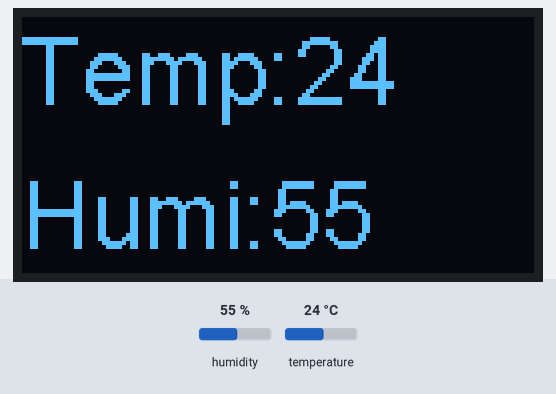
A sketch run on a simulated ESP8266 (NodeMCU). Parts: 128×64 one-colour display. The inputs (shaded band) are chosen by the test bench; at power-on: humidity 55 %, temperature 24 °C.

Above: at 1.3 s.
1.4 s: humidity set to 22 %
At 3.5 s:
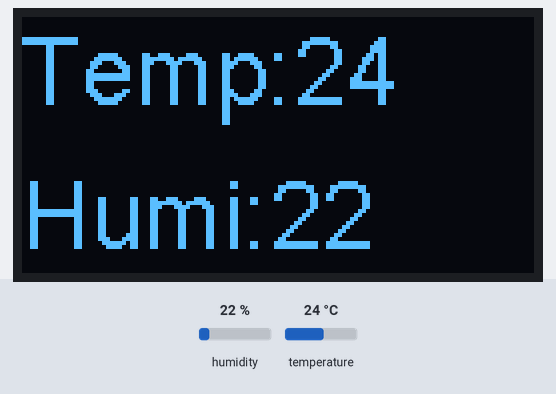
4.6 s: temperature set to 12 °C
At 8.2 s:
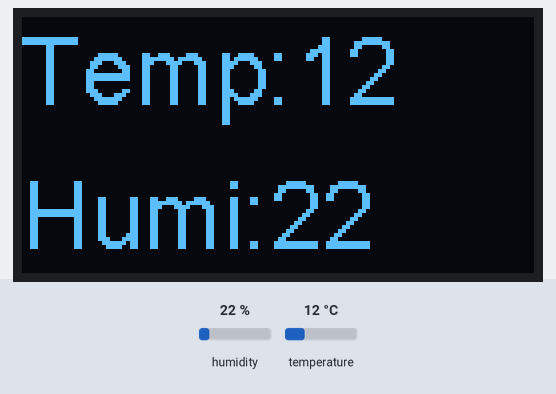
8.7 s: humidity set to 40 %
At 9.9 s:
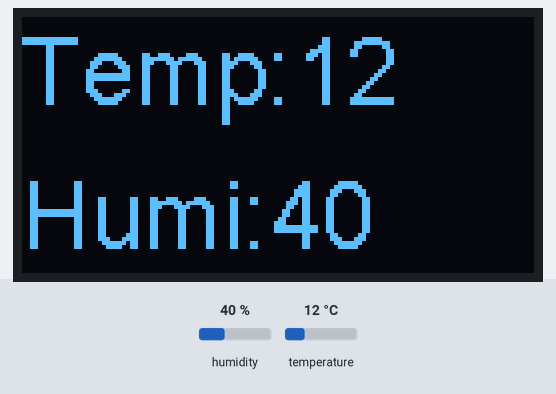
10.8 s: temperature set to 19 °C
At 14.5 s:
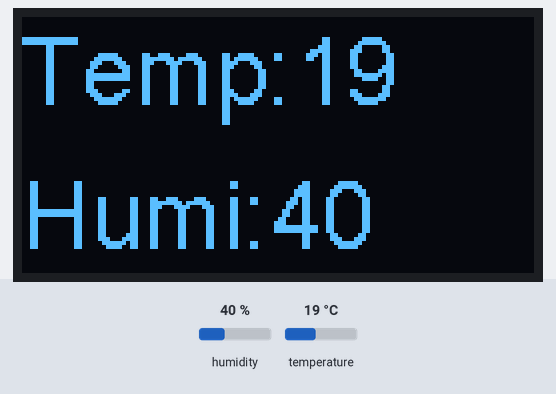
Timing chart, 0 to 15.9 s (numbered marks = the images above; inputs shaded):
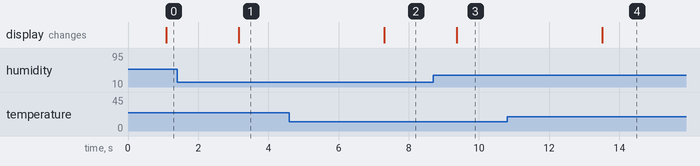

The sketch:

DHT.ino
```cpp
/* DHT11 */
#include <SSD1306.h>
#define SDA_PIN D2
#define SCL_PIN D3
SSD1306 oled(0x3c, SDA_PIN, SCL_PIN);
#if defined (ESP8266)
#define DHT_PIN D5
#elif defined (ESP32)
#define DHT_PIN 15
#endif

#include <DHT11.h>
DHT11 dht11(DHT_PIN);

// thiết lập chỉ chạy một lần
void setup() {
  initOled();
  Serial.begin(115200);
}

// vòng lặp chạy liên tục
void loop() {
  int temp = 0, humi = 0;
  readDHT11(temp, humi);

  // Serial.println("Nhiệt độ: " + String(temp));
  // Serial.println("Độ ẩm: " + String(humi));
   printOled("Temp:" + String(temp),"Humi:" + String(humi));
  delay(1000);
}

// Hàm đọc dữ liệu từ DHT11
void readDHT11(int& temp, int& humi) {

  int temperature = dht11.readTemperature();
  delay(10);
  int humidity = dht11.readHumidity();

  if (temperature != DHT11::ERROR_CHECKSUM && temperature != DHT11::ERROR_TIMEOUT &&
      humidity != DHT11::ERROR_CHECKSUM && humidity != DHT11::ERROR_TIMEOUT) {
    temp = temperature;
    humi = humidity;
  }
}
void initOled(){
  oled.init();
  oled.flipScreenVertically();
}

void printOled(String line1, String line2) {
  oled.clear();
  oled.setTextAlignment(TEXT_ALIGN_LEFT);
  oled.setFont(ArialMT_Plain_24);
  oled.drawString(0,0,line1);
  oled.drawString(0,36,line2);
  oled.display();
}
```

Measured:
- after the input at 1.4 s, the display: changes after 1.8 s (image 1)
- after the input at 4.6 s, the display: changes after 2.7 s (image 2)
- after the input at 8.7 s, the display: changes after 0.67 s (image 3)
- after the input at 10.8 s, the display: changes after 2.7 s (image 4)
